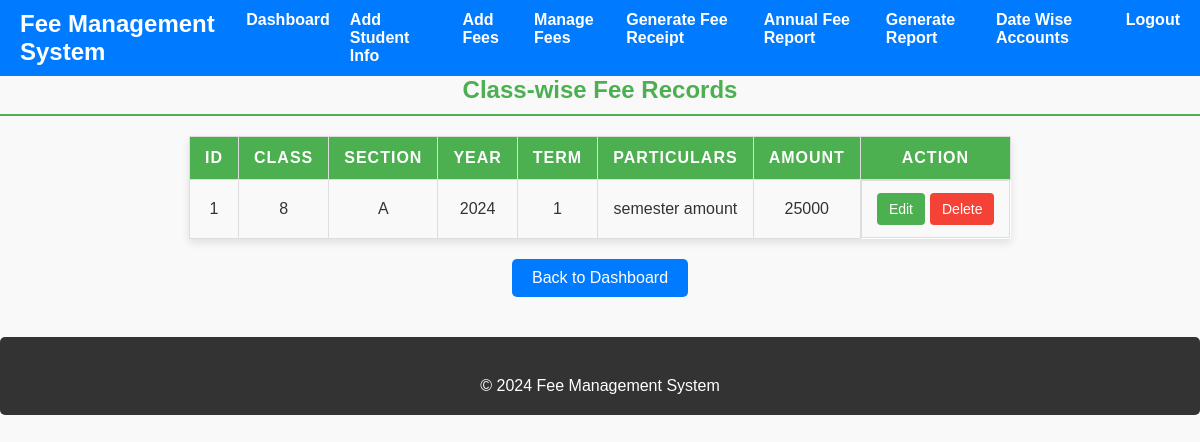
The page /fee_management/modules/manage_class_wise_fee.php on the database its author committed.
### tables this page shows
CREATE TABLE `class_wise_fee` (
  `id` int(11) NOT NULL,
  `class` varchar(20) NOT NULL,
  `section` varchar(30) NOT NULL,
  `year` varchar(20) NOT NULL,
  `term` varchar(100) NOT NULL,
  `particulars` varchar(50) NOT NULL,
  `amount` varchar(50) NOT NULL
);

### fee_management/modules/manage_class_wise_fee.php (the view, shortened to what this page needs)
<?php
include '../config/db.php';
include '../template/header.php';
$query = "SELECT * FROM class_wise_fee ORDER BY id ASC";
$stmt = $conn->prepare($query);
$stmt->execute();
$results = $stmt->fetchAll(PDO::FETCH_ASSOC);
?>
<!DOCTYPE html>
<html lang="en">
<head>
</head>
<body>
    <div class="form-container">
        <h2>Class-wise Fee Records</h2>
        <table>
            <thead>
                <tr>
                    <th>ID</th>
                    <th>Class</th>
                    <th>Section</th>
                    <th>Year</th>
                    <th>Term</th>
                    <th>Particulars</th>
                    <th>Amount</th>
                    <th>Action</th>
                </tr>
            </thead>
            <tbody>
                <?php
                if (count($results) > 0) {
                    foreach ($results as $row) {
                        echo "<tr>";
                        echo "<td data-label='ID'>" . htmlspecialchars($row['id']) . "</td>";
                        echo "<td data-label='Class'>" . htmlspecialchars($row['class']) . "</td>";
                        echo "<td data-label='Section'>" . htmlspecialchars($row['section']) . "</td>";
                        echo "<td data-label='Year'>" . htmlspecialchars($row['year']) . "</td>";
                        echo "<td data-label='Term'>" . htmlspecialchars($row['term']) . "</td>";
                        echo "<td data-label='Particulars'>" . htmlspecialchars($row['particulars']) . "</td>";
                        echo "<td data-label='Amount'>" . htmlspecialchars($row['amount']) . "</td>";
                        echo "<td class='action-buttons'>";
                        echo "<a href='edit_class_wise_fee.php?id=" . urlencode($row['id']) . "' class='edit-btn'>Edit</a>";
                        echo "<a href='delete_class_wise_fee.php?id=" . urlencode($row['id']) . "' class='delete-btn' onclick='return confirm(\"Are you sure you want to delete this record?\");'>Delete</a>";
                        echo "</td>";
                        echo "</tr>";
                    }
                } else {
                    echo "<tr><td colspan='8'>No records found</td></tr>";
                }
                ?>
            </tbody>
        </table>
        <a href="manage_fee_dashboard.php" class="back-btn">Back to Dashboard</a>
    </div>
    <footer>
        <?php include '../template/footer.php'; ?>
</body>
</html>

### scholarship_management/assets/css/styles.css (style rules this page uses)
* { margin: 0; padding: 0; box-sizing: border-box; }
body { font-family: 'Segoe UI', Tahoma, Geneva, Verdana, sans-serif; background-color: #f0f2f5; padding: 20px; color: #333; }
h2 { font-size: 2rem; color: #007bff; text-align: center; margin-bottom: 20px; font-weight: bold; }
table { width: 100%; border-collapse: collapse; margin-bottom: 20px; table-layout: auto; }
th, td { padding: 10px; text-align: left; border-bottom: 2px solid #ddd; white-space: nowrap; }
th { background-color: #007bff; color: #fff; font-weight: bold; text-transform: uppercase; letter-spacing: 1px; }
td { background-color: #f9f9f9; }
footer { background-color: #343a40; color: white; padding: 15px 0; text-align: center; position: relative; width: 100%; margin-top: 20px; border-radius: 5px; }

### fee_management/modules/manage_class_wise_fee.php (style rules this page uses)
body, html { font-family: Arial, sans-serif; background-color: #f9f9f9; margin: 0; padding: 0; display: flex; flex-direction: column; min-height: 100vh; }
h2 { color: #4CAF50; text-align: center; font-size: 24px; margin-bottom: 20px; border-bottom: 2px solid #4CAF50; padding-bottom: 10px; }
table { width: 100%; max-width: 800px; margin: 0 auto; border-collapse: collapse; background-color: #fff; box-shadow: 0 4px 8px rgba(0, 0, 0, 0.1); }
th, td { padding: 12px 15px; text-align: center; border: 1px solid #ddd; }
thead th { background-color: #4CAF50; color: #fff; font-weight: bold; position: sticky; top: 0; z-index: 1; }
.action-buttons { display: flex; justify-content: center; gap: 5px; }
.action-buttons a { padding: 8px 12px; text-decoration: none; color: #fff; border-radius: 4px; font-size: 14px; transition: background-color 0.3s ease; }
.edit-btn { background-color: #4CAF50; }
.delete-btn { background-color: #f44336; }
.back-btn { display: block; width: fit-content; margin: 20px auto; padding: 10px 20px; background-color: #007BFF; color: #fff; text-decoration: none; border-radius: 5px; text-align: center; font-size: 16px; transition: background-color 0.3s ease; }
footer { text-align: center; padding: 10px; background-color: #333; color: #fff; position: relative; bottom: 0; left: 0; width: 100%; }

### rows shown on the page
class_wise_fee: id "1", class "8", section "A", year "2024", term "1", particulars "semester amount", amount "25000"
